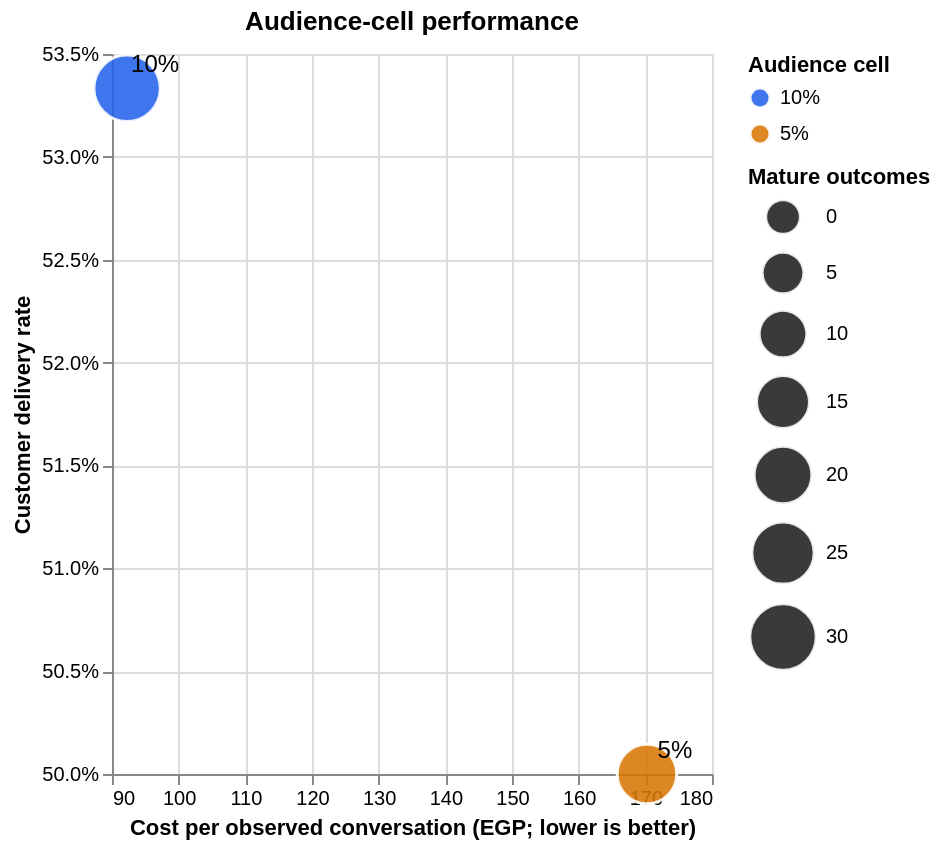

The notebook cell this image was saved under:
### Markdown cell above
## 14. Compare the two adsets and audiences

A lookalike audience contains people Meta considers similar to a source customer
group. A smaller percentage is generally narrower and closer to the seed; a larger
percentage is broader.

The bubble chart uses:

- X-axis: cost per observed conversation, lower is better.
- Y-axis: customer delivery rate, higher is better.
- Bubble size: mature outcome evidence.

The deterministic child action is intentionally cautious. A favorable point
estimate without a validated sampling interval is a test hypothesis, not a scale
decision.

### Code cell
adsets = bundle.scorecards.adset.loc[
    bundle.scorecards.adset["campaign_id"].eq(campaign_id)
].copy()
adsets["Audience cell"] = adsets["entity_name"].str.extract(r"(^\d+%)")[0]

adset_columns = [
    "entity_name", "Audience cell", "spend", "observed_conversations",
    "mature_conversations", "open_or_pending_conversations",
    "delivered_orders", "customer_delivered_rate",
    "customer_delivered_rate_ci_low", "customer_delivered_rate_ci_high",
    "cost_per_observed_conversation", "net_roas", "next_cycle_action",
    "decision_reason",
]
display(adsets[adset_columns].sort_values("cost_per_observed_conversation"))

bubble = (
    alt.Chart(adsets)
    .mark_circle(opacity=0.88, stroke="white", strokeWidth=1.5)
    .encode(
        x=alt.X(
            "cost_per_observed_conversation:Q",
            title="Cost per observed conversation (EGP; lower is better)",
            scale=alt.Scale(zero=False),
        ),
        y=alt.Y(
            "customer_delivered_rate:Q",
            title="Customer delivery rate",
            axis=alt.Axis(format="%"),
            scale=alt.Scale(zero=False),
        ),
        size=alt.Size(
            "mature_conversations:Q",
            title="Mature outcomes",
            scale=alt.Scale(range=[300, 1100]),
        ),
        color=alt.Color(
            "Audience cell:N",
            scale=alt.Scale(range=["#2563EB", "#D97706"]),
        ),
        tooltip=[
            alt.Tooltip("entity_name:N", title="Adset"),
            alt.Tooltip("spend:Q", title="Spend", format=".2f"),
            alt.Tooltip(
                "cost_per_observed_conversation:Q",
                title="Cost / observed conversation",
                format=".2f",
            ),
            alt.Tooltip(
                "customer_delivered_rate:Q",
                title="Customer delivery rate",
                format=".1%",
            ),
            alt.Tooltip("net_roas:Q", title="Net ROAS", format=".2f"),
            alt.Tooltip("next_cycle_action:N", title="Decision"),
        ],
    )
    .properties(height=360, title="Audience-cell performance")
)
labels = (
    alt.Chart(adsets)
    .mark_text(dx=14, dy=-12, fontSize=12)
    .encode(
        x="cost_per_observed_conversation:Q",
        y="customer_delivered_rate:Q",
        text="Audience cell:N",
    )
)
bubble + labels

### Figure 1 — Vega-Lite specification as saved in the notebook (floating-point values rounded to 4 significant figures)
{"config": {"view": {"continuousWidth": 300, "continuousHeight": 300}}, "layer": [{"mark": {"type": "circle", "opacity": 0.88, "stroke": "white", "strokeWidth": 1.5}, "encoding": {"color": {"field": "Audience cell", "scale": {"range": ["#2563EB", "#D97706"]}, "type": "nominal"}, "size": {"field": "mature_conversations", "scale": {"range": [300, 1100]}, "title": "Mature outcomes", "type": "quantitative"}, "tooltip": [{"field": "entity_name", "title": "Adset", "type": "nominal"}, {"field": "spend", "format": ".2f", "title": "Spend", "type": "quantitative"}, {"field": "cost_per_observed_conversation", "format": ".2f", "title": "Cost / observed conversation", "type": "quantitative"}, {"field": "customer_delivered_rate", "format": ".1%", "title": "Customer delivery rate", "type": "quantitative"}, {"field": "net_roas", "format": ".2f", "title": "Net ROAS", "type": "quantitative"}, {"field": "next_cycle_action", "title": "Decision", "type": "nominal"}], "x": {"field": "cost_per_observed_conversation", "scale": {"zero": false}, "title": "Cost per observed conversation (EGP; lower is better)", "type": "quantitative"}, "y": {"axis": {"format": "%"}, "field": "customer_delivered_rate", "scale": {"zero": false}, "title": "Customer delivery rate", "type": "quantitative"}}, "title": "Audience-cell performance"}, {"mark": {"type": "text", "dx": 14, "dy": -12, "fontSize": 12}, "encoding": {"text": {"field": "Audience cell", "type": "nominal"}, "x": {"field": "cost_per_observed_conversation", "type": "quantitative"}, "y": {"field": "customer_delivered_rate", "type": "quantitative"}}}], "data": {"name": "data-79b5fab2a7be4a096748da67e073aeb3"}, "height": 360, "$schema": "https://vega.github.io/schema/vega-lite/v5.20.1.json", "datasets": {"data-79b5fab2a7be4a096748da67e073aeb3": [{"adset_id": "120209876543240015", "adset_name": "5% Lookalike experimental", "campaign_id": "120209876543220008", "audience_type": "lookalike", "optimization_goal": "CONVERSATIONS", "bid_strategy": "LOWEST_COST_WITHOUT_CAP", "daily_budget_raw": 20000, "entity_status": "COMPLETED", "entity_effective_status": "COMPLETED", "campaign_name": "Post-Eid Lookalike Test", "campaign_type": "experimental", "objective": "OUTCOME_LEADS", "entity_id": "120209876543240015", "entity_name": "5% Lookalike experimental", "media_start": "2026-04-05T00:00:00", "media_end": "2026-04-28T00:00:00", "active_days": 24, "impressions": 1032294, "reach": 652411, "valid_daily_reach_sum": 556400.0, "avg_daily_reach": 26490.0, "peak_daily_reach": 135600.0, "invalid_reach_rows": 3, "clicks": 11908, "link_clicks": 7033, "spend": 4256.0, "meta_conversation_starts": 828.0, "observed_conversations": 25, "unique_customers": 25, "mature_conversations": 22, "repeated_customers": 14, "new_customer_conversations": 0, "returning_customer_conversations": 25, "repeat_conversations": 25, "repeat_delivered_orders": 11, "orders_created": 20, "delivered_orders": 11, "refunded_orders": 2, "cancelled_orders": 5, "ghosted_conversations": 2, "negative_outcomes": 11, "open_or_pending_conversations": 3, "gross_order_value": 27970.0, "delivered_revenue": 15550.0, "net_revenue": 16260.0, "refunded_amount": 3270.0, "cancelled_value": 5712.0, "pending_value": 2730.0, "avg_conversation_minutes": 165.6, "avg_message_count": 6.96, "inbound_messages": 94, "outbound_messages": 80, "mature_unique_customers": 22, "delivered_customers": 11, "negative_outcome_customers": 11, "unique_products_ordered": 21, "units_ordered": 37.0, "line_item_value": 27970.0, "unique_categories_ordered": 9, "ad_count": 1, "adset_count": 1, "unique_creatives": 1, "entity_level": "adset", "period_days": 24, "frequency": 1.582, "frequency_proxy": 1.855, "link_ctr_pct": 0.6813, "cpm": 4.123, "cpc": 0.6052, "cost_per_meta_conversation": 5.14, "cost_per_observed_conversation": 170.2, "cost_per_delivered_order": 386.9, "net_roas": 3.82, "delivered_roas": 3.653, "aov": 1413.0, "order_creation_rate": 0.9091, "delivered_rate": 0.5, "refund_rate": 0.1538, "negative_outcome_rate": 0.5, "unresolved_outcome_rate": 0.12, "customer_delivered_rate": 0.5, "customer_negative_outcome_rate": 0.5, "repeat_conversation_rate": 1.0, "repeat_order_rate": 1.0, "net_revenue_per_day": 677.5, "observed_conversations_per_day": 1.042, "delivered_rate_pct": 50.0, "negative_outcome_rate_pct": 50.0, "order_creation_rate_pct": 90.91, "customer_delivered_rate_pct": 50.0, "unresolved_outcome_rate_pct": 12.0, "order_creation_rate_ci_low": 0.7219, "order_creation_rate_ci_high": 0.9747, "delivered_rate_ci_low": 0.3072, "delivered_rate_ci_high": 0.6928, "negative_outcome_rate_ci_low": 0.3072, "negative_outcome_rate_ci_high": 0.6928, "customer_delivered_rate_ci_low": 0.3072, "customer_delivered_rate_ci_high": 0.6928, "customer_negative_outcome_rate_ci_low": 0.3072, "customer_negative_outcome_rate_ci_high": 0.6928, "next_cycle_action": "insufficient_evidence", "evidence_status": "limited_evidence", "allocation_metric": "cost_per_observed_conversation", "allocation_metric_value": 170.2, "allocation_benchmark": 92.26, "allocation_benchmark_source": "current-cycle portfolio median", "allocation_metric_passed": false, "allocation_confidence_interval_low": null, "allocation_confidence_interval_high": null, "decision_reason": "Cost per observed conversation has an unfavorable point estimate, but it is not sufficient by itself to declare a loser across many comparisons.", "Audience cell": "5%"}, {"adset_id": "120209876543240016", "adset_name": "10% Lookalike experimental", "campaign_id": "120209876543220008", "audience_type": "lookalike", "optimization_goal": "CONVERSATIONS", "bid_strategy": "LOWEST_COST_WITHOUT_CAP", "daily_budget_raw": 15000, "entity_status": "COMPLETED", "entity_effective_status": "COMPLETED", "campaign_name": "Post-Eid Lookalike Test", "campaign_type": "experimental", "objective": "OUTCOME_LEADS", "entity_id": "120209876543240016", "entity_name": "10% Lookalike experimental", "media_start": "2026-04-05T00:00:00", "media_end": "2026-04-28T00:00:00", "active_days": 24, "impressions": 831250, "reach": 553574, "valid_daily_reach_sum": 487000.0, "avg_daily_reach": 22140.0, "peak_daily_reach": 103800.0, "invalid_reach_rows": 2, "clicks": 10292, "link_clicks": 9364, "spend": 3506.0, "meta_conversation_starts": 817.0, "observed_conversations": 38, "unique_customers": 38, "mature_conversations": 30, "repeated_customers": 13, "new_customer_conversations": 0, "returning_customer_conversations": 38, "repeat_conversations": 38, "repeat_delivered_orders": 16, "orders_created": 22, "delivered_orders": 16, "refunded_orders": 2, "cancelled_orders": 2, "ghosted_conversations": 10, "negative_outcomes": 14, "open_or_pending_conversations": 8, "gross_order_value": 31920.0, "delivered_revenue": 25890.0, "net_revenue": 25890.0, "refunded_amount": 2870.0, "cancelled_value": 1634.0, "pending_value": 1527.0, "avg_conversation_minutes": 103.4, "avg_message_count": 6.395, "inbound_messages": 131, "outbound_messages": 112, "mature_unique_customers": 30, "delivered_customers": 16, "negative_outcome_customers": 14, "unique_products_ordered": 21, "units_ordered": 42.0, "line_item_value": 31910.0, "unique_categories_ordered": 6, "ad_count": 1, "adset_count": 1, "unique_creatives": 1, "entity_level": "adset", "period_days": 24, "frequency": 1.502, "frequency_proxy": 1.707, "link_ctr_pct": 1.126, "cpm": 4.218, "cpc": 0.3744, "cost_per_meta_conversation": 4.291, "cost_per_observed_conversation": 92.26, "cost_per_delivered_order": 219.1, "net_roas": 7.383, "delivered_roas": 7.383, "aov": 1618.0, "order_creation_rate": 0.7333, "delivered_rate": 0.5333, "refund_rate": 0.1111, "negative_outcome_rate": 0.4667, "unresolved_outcome_rate": 0.2105, "customer_delivered_rate": 0.5333, "customer_negative_outcome_rate": 0.4667, "repeat_conversation_rate": 1.0, "repeat_order_rate": 1.0, "net_revenue_per_day": 1079.0, "observed_conversations_per_day": 1.583, "delivered_rate_pct": 53.33, "negative_outcome_rate_pct": 46.67, "order_creation_rate_pct": 73.33, "customer_delivered_rate_pct": 53.33, "unresolved_outcome_rate_pct": 21.05, "order_creation_rate_ci_low": 0.5555, "order_creation_rate_ci_high": 0.8582, "delivered_rate_ci_low": 0.3614, "delivered_rate_ci_high": 0.6977, "negative_outcome_rate_ci_low": 0.3023, "negative_outcome_rate_ci_high": 0.6386, "customer_delivered_rate_ci_low": 0.3614, "customer_delivered_rate_ci_high": 0.6977, "customer_negative_outcome_rate_ci_low": 0.3023, "customer_negative_outcome_rate_ci_high": 0.6386, "next_cycle_action": "keep_as_test", "evidence_status": "limited_evidence", "allocation_metric": "cost_per_observed_conversation", "allocation_metric_value": 92.26, "allocation_benchmark": 170.2, "allocation_benchmark_source": "current-cycle portfolio median", "allocation_metric_passed": true, "allocation_confidence_interval_low": null, "allocation_confidence_interval_high": null, "decision_reason": "Cost per observed conversation has a favorable point estimate, but no validated sampling interval is available; treat it as a test hypothesis.", "Audience cell": "10%"}]}}
